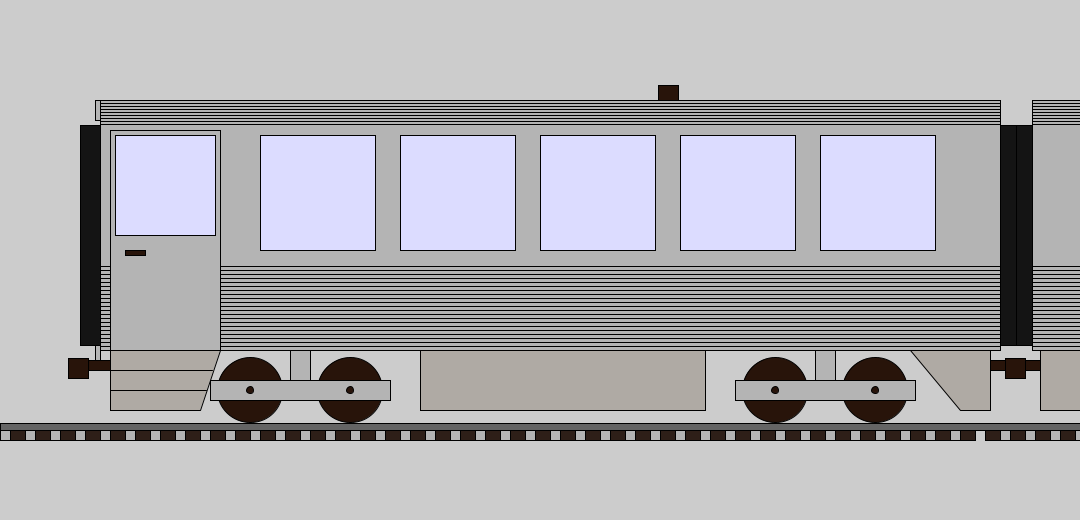
Frame 1 (no input)
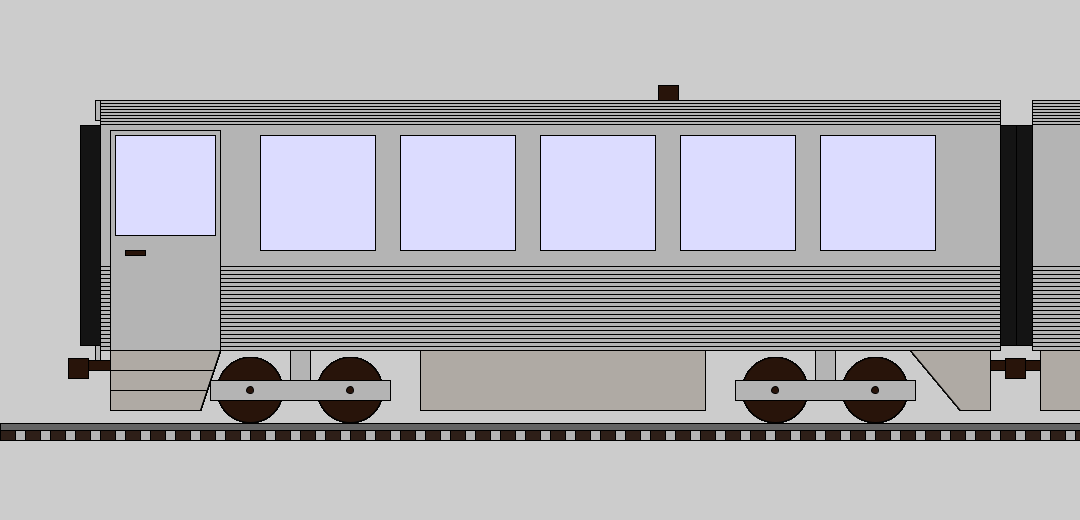
Frame 60 (the mouse pressed at the canvas centre just before this capture)
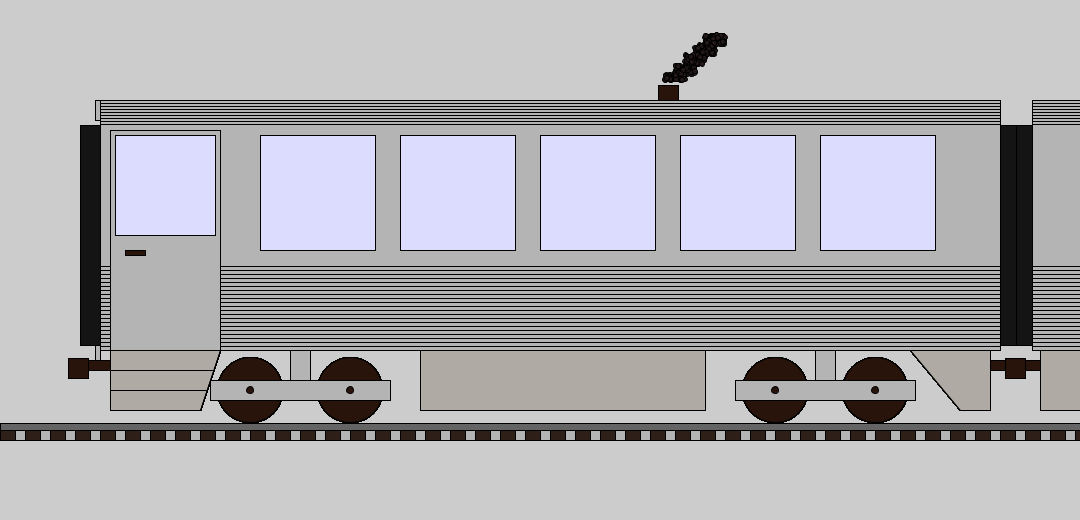
Frame 120 (the mouse held since frame 60 and released just before this capture)

The Processing sketch that drew these frames (run headless with seeded random() and noise(); from frame 60 on, the mouse is pressed at the canvas centre):

// Processing sketch: processing_64300
// ── processing_64300.pde

float a = 0;



//railcar 

//click to start engine

void setup () {
  size(1080,520);
  fill(180,180,180);
  rect(100,100,900,250);
frameRate(14);

}
   
   
   
void draw () {
 
fill(180,180,180);
a=a+1;
  line(100,103,1000,103);
  line(100,106,1000,106);
  line(100,109,1000,109);
  line(100,112,1000,112);
  line(100,115,1000,115);
  line(100,118,1000,118);
  line(100,121,1000,121);
  line(100,124,1000,124);
  
    line(100,346,1000,346);

    line(100,342,1000,342);

        line(100,338,1000,338);
        
       

    line(100,334,1000,334);
      
        line(100,330,1000,330);

    line(100,326,1000,326);
  
        line(100,322,1000,322);
        
           line(100,318,1000,318);

    line(100,314,1000,314);

        line(100,310,1000,310);
        
       

    line(100,306,1000,306);
      
        line(100,302,1000,302);

    line(100,298,1000,298);
  
        line(100,294,1000,294);
  
   line(100,290,1000,290);

    line(100,286,1000,286);

        line(100,282,1000,282);
        
       

    line(100,278,1000,278);
      
        line(100,274,1000,274);

    line(100,270,1000,270);
  
        line(100,266,1000,266);
   
        
          rect(110,130,110,220);
        fill(220,220,255);
   
        rect(115,135,100,100);
        rect(260,135,115,115);
        rect(400,135,115,115);
        rect(540,135,115,115);
        rect(680,135,115,115);
        rect(820,135,115,115);
        
  
  fill(40,20,10);
  ellipse(250,390,65,65);
  ellipse(350,390,65,65);
  ellipse(775,390,65,65);
  ellipse(875,390,65,65);
  
   fill(180,180,180);
   rect(815,350,20,50);
   rect(290,350,20,50);
  rect(210,380,180,20);
  rect(735,380,180,20);
  rect(95,340,5,20);
  rect(95,100,5,20);




  fill(175,170,164);
  quad(110,350,110,410,200,410,220,350);
  quad(910,350,960,410,990,410,990,350);
   rect(420,350,285,60);
   rect(1040,350,40,60);
   
   
  line(110,370.5,212,370);
  line(110,390,206,390);
  

  fill(40,20,10);
  ellipse(250,390,7,7);
  ellipse(350,390,7,7);
  ellipse(775,390,7,7);
  ellipse(875,390,7,7);
 rect(125,250,20,5);

  rect(70,360,40,10);
  rect(68,358,20,20);
  
   rect(990,360,30,10);
   rect(1005,360,35,10);
  rect(1005,358,20,20);
  
  rect(658,85,20,15);
  
  
  fill(20,20,20);
  
  rect(1000,125,16,220);
 rect(1016,125,16,220);
    rect(80,125,20,220);
  
  
  
  fill(180,180,180);
  rect(1032,100,100,250);
  
    line(1032,103,1080,103);
  line(1032,106,1080,106);
  line(1032,109,1080,109);
  line(1032,112,1080,112);
  line(1032,115,1080,115);
  line(1032,118,1080,118);
  line(1032,121,1080,121);
  line(1032,124,1080,124);
  
    line(1032,346,1080,346);

    line(1032,342,1080,342);

        line(1032,338,1080,338);
        
       

    line(1032,334,1080,334);
      
        line(1032,330,1080,330);

    line(1032,326,1080,326);
  
        line(1032,322,1080,322);
        
           line(1032,318,1080,318);

    line(1032,314,1080,314);

        line(1032,310,1080,310);
        
       

    line(1032,306,1080,306);
      
        line(1032,302,1080,302);

    line(1032,298,1080,298);
  
        line(1032,294,1080,294);
  
   line(1032,290,1080,290);

    line(1032,286,1080,286);

        line(1032,282,1080,282);
        
       

    line(1032,278,1080,278);
      
        line(1032,274,1080,274);

    line(1032,270,1080,270);
  
        line(1032,266,1080,266);
        
      
        
  //track
 
     
       fill(100,100,100);
        
   rect(0,423,1080,7);
   
   
   

   
  if(a==2){
    
       
   fill(180,180,180);
   rect(15,430,10,10);
  rect(40,430,10,10);
  rect(65,430,10,10);
    rect(90,430,10,10);
    rect(115,430,10,10);
    rect(140,430,10,10);
    rect(165,430,10,10);
    rect(190,430,10,10);
    rect(215,430,10,10);
    rect(240,430,10,10);
    rect(265,430,10,10);
    rect(290,430,10,10);
    rect(315,430,10,10);
    rect(340,430,10,10);
    rect(365,430,10,10);
    rect(390,430,10,10);
    rect(415,430,10,10);
    rect(440,430,10,10);
    rect(465,430,10,10);
    rect(490,430,10,10);
    rect(515,430,10,10);
    rect(540,430,10,10);
    rect(565,430,10,10);
    rect(590,430,10,10);
    rect(615,430,10,10);
    rect(640,430,10,10);
    rect(665,430,10,10);
    rect(690,430,10,10);
    rect(715,430,10,10);
    rect(740,430,10,10);
    rect(765,430,10,10);
    rect(790,430,10,10);
    rect(815,430,10,10);
    rect(840,430,10,10);
    rect(865,430,10,10);
    rect(890,430,10,10);
  rect(915,430,10,10);
  rect(940,430,10,10);
  rect(965,430,10,10);
  rect(990,430,10,10);
  rect(1015,430,10,10);
  rect(1040,430,10,10);
rect(1065,430,10,10);
  rect(1090,430,10,10);
     
   fill(46,31,24);
   rect(0,430,15,10);
  rect(25,430,15,10);
  rect(50,430,15,10);
    rect(75,430,15,10);
    rect(100,430,15,10);
    rect(125,430,15,10);
    rect(150,430,15,10);
    rect(175,430,15,10);
    rect(200,430,15,10);
    rect(225,430,15,10);
    rect(250,430,15,10);
    rect(275,430,15,10);
    rect(300,430,15,10);
    rect(325,430,15,10);
    rect(350,430,15,10);
    rect(375,430,15,10);
    rect(400,430,15,10);
    rect(425,430,15,10);
    rect(450,430,15,10);
    rect(475,430,15,10);
    rect(500,430,15,10);
    rect(525,430,15,10);
    rect(550,430,15,10);
    rect(575,430,15,10);
    rect(600,430,15,10);
    rect(625,430,15,10);
    rect(650,430,15,10);
    rect(675,430,15,10);
    rect(700,430,15,10);
    rect(725,430,15,10);
    rect(750,430,15,10);
    rect(775,430,15,10);
    rect(800,430,15,10);
    rect(825,430,15,10);
    rect(850,430,15,10);
    rect(875,430,15,10);
  rect(900,430,15,10);
  rect(925,430,15,10);
  rect(950,430,15,10);
  rect(975,430,15,10);
  rect(1000,430,15,10);
  rect(1025,430,15,10);
rect(1050,430,15,10);
  rect(1075,430,15,10);
   

   
  }
     if(a==1){
     fill(46,31,24);
   
   rect(10,430,15,10);
  rect(35,430,15,10);
  rect(60,430,15,10);
    rect(85,430,15,10);
    rect(110,430,15,10);
    rect(135,430,15,10);
    rect(160,430,15,10);
    rect(185,430,15,10);
    rect(210,430,15,10);
    rect(235,430,15,10);
    rect(260,430,15,10);
    rect(285,430,15,10);
    rect(310,430,15,10);
    rect(335,430,15,10);
    rect(360,430,15,10);
    rect(385,430,15,10);
    rect(410,430,15,10);
    rect(435,430,15,10);
    rect(460,430,15,10);
    rect(485,430,15,10);
    rect(510,430,15,10);
    rect(535,430,15,10);
    rect(560,430,15,10);
    rect(585,430,15,10);
    rect(610,430,15,10);
    rect(635,430,15,10);
    rect(660,430,15,10);
    rect(685,430,15,10);
    rect(710,430,15,10);
    rect(735,430,15,10);
    rect(760,430,15,10);
    rect(785,430,15,10);
    rect(810,430,15,10);
    rect(835,430,15,10);
    rect(860,430,15,10);
    rect(885,430,15,10);
  rect(910,430,15,10);
  rect(935,430,15,10);
  rect(960,430,15,10);
  rect(985,430,15,10);
  rect(1010,430,15,10);
  rect(1035,430,15,10);
rect(1060,430,15,10);
  rect(1085,430,15,10);
     
 fill(180,180,180);
rect(0,430,10,10);
rect(25,430,10,10);
rect(50,430,10,10);
rect(75,430,10,10);
rect(100,430,10,10);
rect(125,430,10,10);
rect(150,430,10,10);
rect(175,430,10,10);
rect(200,430,10,10);
 rect(225,430,10,10);
 rect(250,430,10,10);
 rect(275,430,10,10);
 rect(300,430,10,10);
 rect(325,430,10,10);
 rect(350,430,10,10);
 rect(375,430,10,10);
 rect(400,430,10,10);
 rect(425,430,10,10);
rect(450,430,10,10);
rect(475,430,10,10);
rect(500,430,10,10);
rect(525,430,10,10);
rect(550,430,10,10);
rect(575,430,10,10);
rect(600,430,10,10);
 rect(625,430,10,10);
 rect(650,430,10,10);
 rect(675,430,10,10);
 rect(700,430,10,10);
 rect(725,430,10,10);
 rect(750,430,10,10);
 rect(775,430,10,10);
 rect(800,430,10,10);
 rect(825,430,10,10);
rect(850,430,10,10);
rect(875,430,10,10);
rect(900,430,10,10);
 rect(925,430,10,10);
 rect(950,430,10,10);
 rect(875,430,10,10);
 rect(1000,430,10,10);
 rect(1025,430,10,10);
 rect(1050,430,10,10);
 rect(1075,430,10,10);
 rect(1100,430,10,10);
     }
  
  println(a);
   
   if(a>1){
     a=0;
   }
  

  

  
  
    //smoke
        
     
        if (mousePressed == true) {
         
        fill(35,25,25);
        ellipse(random(665,685),random(75,80),5,5);
        ellipse(random(675,695),random(65,75),5,5);
          ellipse(random(685,705),random(55,65),5,5);
          ellipse(random(695,715),random(45,55),5,5);
        ellipse(random(705,725),random(35,45),5,5);
        }
        
}
           void mousePressed()  {
        loop();
        }
      
